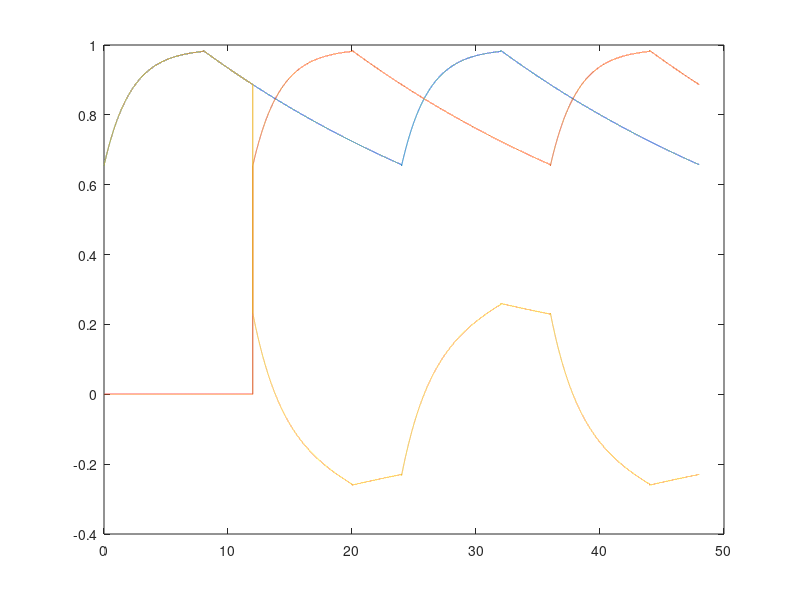

This figure's MATLAB source: (Note: this script raises an error after producing the figure.)
t=12;
f1=@(x)(0.9896 - 0.3350745629030397*exp(-1/2.14*x)).*(x>=0&x<8)...
    +(1.0674452453565133*exp(-2*16/32/32*x) + 0.153).*(x>=8&x<24)...
    +(0.9896 - 0.3350745629030397*exp(-1/2.14*(x-24))).*(x>=24&x<32)...
    +(1.0674452453565133*exp(-2*16/32/32*(x-24)) + 0.153).*(x>=32&x<=48);

f2=@(x)(0.9896 - 0.3350745629030397*exp(-1/2.14*(x-t))).*(x>=t&x<(8+t))...
    +(1.0674452453565133*exp(-2*16/32/32*(x-t)) + 0.153).*(x>=(8+t)&x<(24+t))...
    +(0.9896 - 0.3350745629030397*exp(-1/2.14*(x-24-t))).*(x>=(24+t)&x<(32+t))...
    +(1.0674452453565133*exp(-2*16/32/32*(x-24-t)) + 0.153).*(x>=(32+t)&x<=(48+t));

f3=@(x)((0.9896 - 0.3350745629030397*exp(-1/2.14*x)).*(x>=0&x<8)...
    +(1.0674452453565133*exp(-2*16/32/32*x) + 0.153).*(x>=8&x<24)...
    +(0.9896 - 0.3350745629030397*exp(-1/2.14*(x-24))).*(x>=24&x<32)...
    +(1.0674452453565133*exp(-2*16/32/32*(x-24)) + 0.153).*(x>=32&x<=48))...
    -((0.9896 - 0.3350745629030397*exp(-1/2.14*(x-t))).*(x>=t&x<(8+t))...
    +(1.0674452453565133*exp(-2*16/32/32*(x-t)) + 0.153).*(x>=(8+t)&x<(24+t))...
    +(0.9896 - 0.3350745629030397*exp(-1/2.14*(x-24-t))).*(x>=(24+t)&x<(32+t))...
    +(1.0674452453565133*exp(-2*16/32/32*(x-24-t)) + 0.153).*(x>=(32+t)&x<=(48+t)));

x=0:0.001:48;
y1=f1(x);
y2=f2(x);
y3=f3(x);

plot(x,y1);
hold on;
plot(x,y2);
plot(x,y3);

xi=24;
dx=1;
xf=48;
for k=xi:dx:xf
    i=round((k-xi)/dx)+1;
    icpt(i)=fsolve(f3,k);
end

[A,B]=unique(roundn(icpt,-1));
C=icpt(B);
findr=find(A>24&A<48);
icpt=C(findr)

s=quad(f1,xi,icpt(1))+quad(f2,icpt(1),icpt(2))+quad(f1,icpt(2),xf)